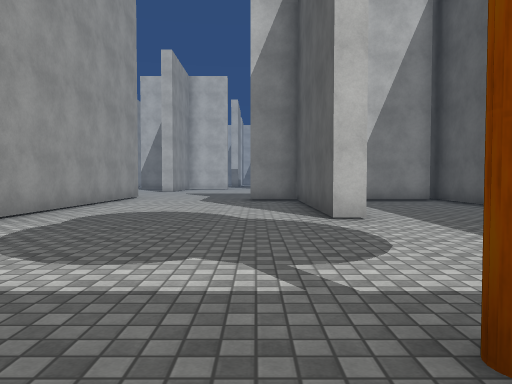
view 1 (above)

24 first-person views from a walk through a 3-D level made in the Unity game engine. The camera is 1.2 m above the floor, tilts 2° down and sees 70° across. The floor is counted in squares, 2 m on a side. Each view is taken from the middle of a square. On the plan, view 1 faces up. The plan holds only what a view shows up to about 10 squares ahead; the rest is blank. The place goes on beyond the plan. The player character is not drawn. Surface patterns are stand-ins for the level's own textures.

view 2
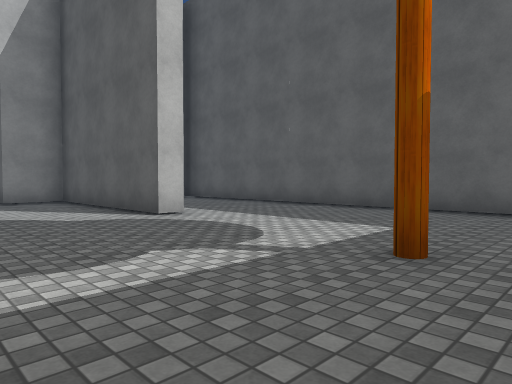

view 3
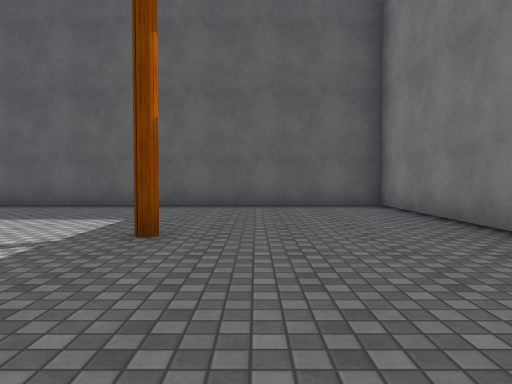

view 4
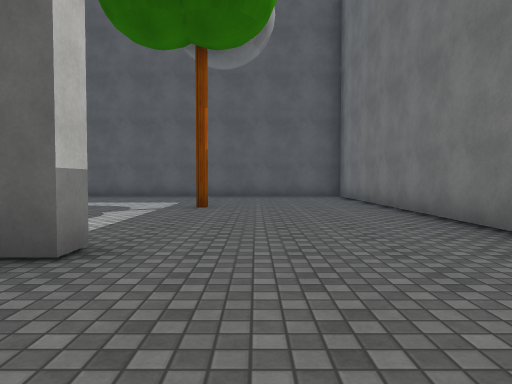

view 5
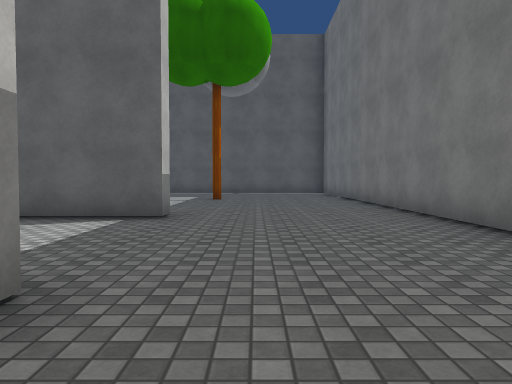

view 6
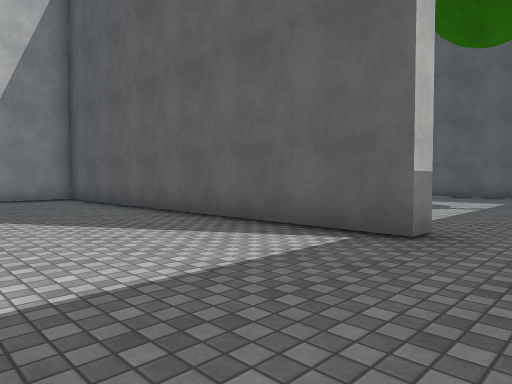

view 7
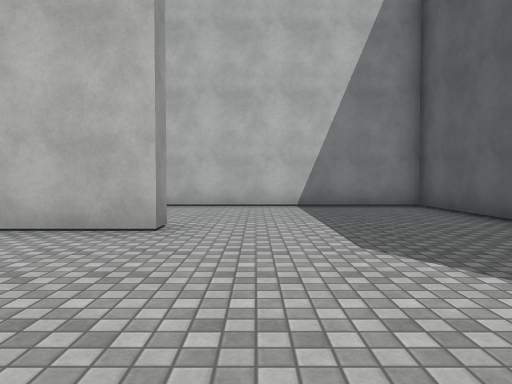

view 8
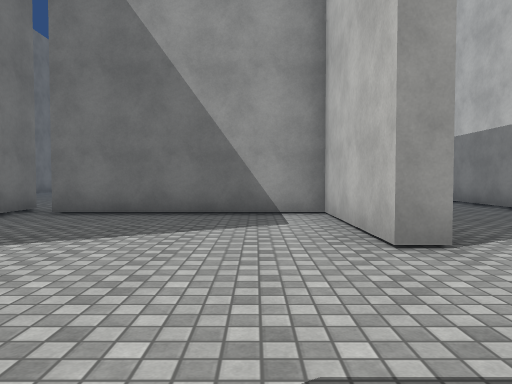

view 9
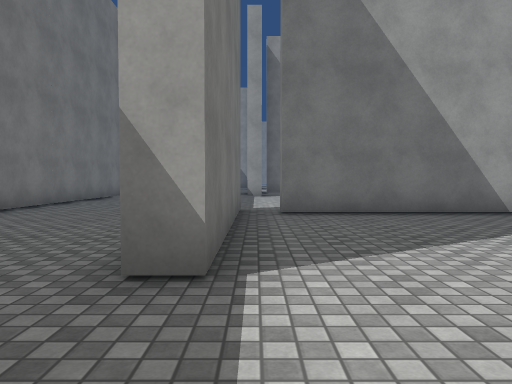

view 10
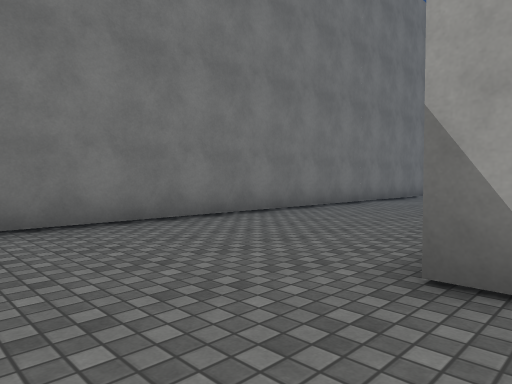

view 11
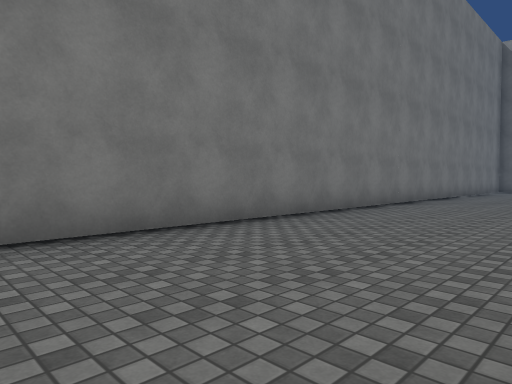

view 12
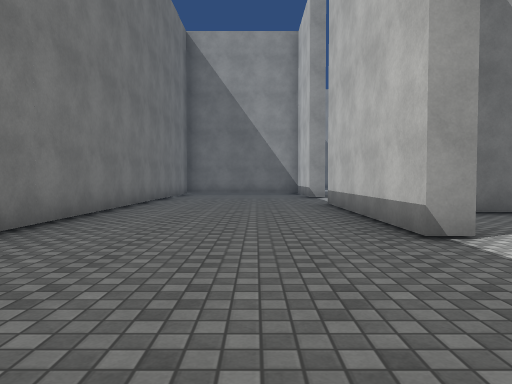

view 13
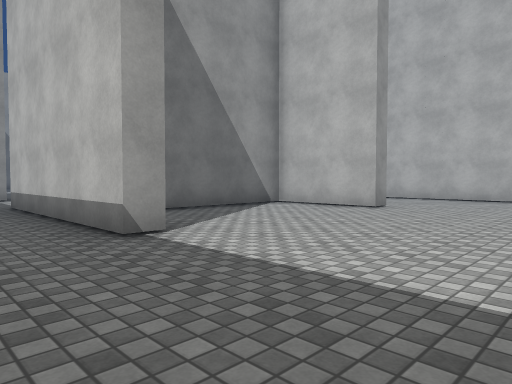

view 14
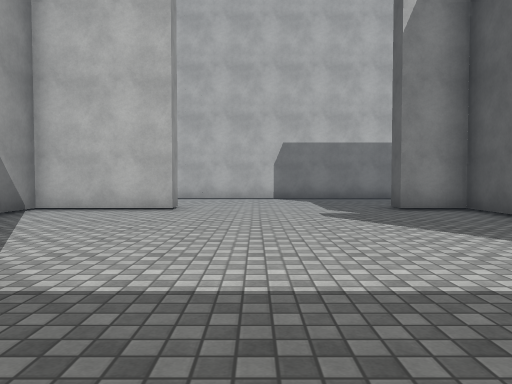

view 15
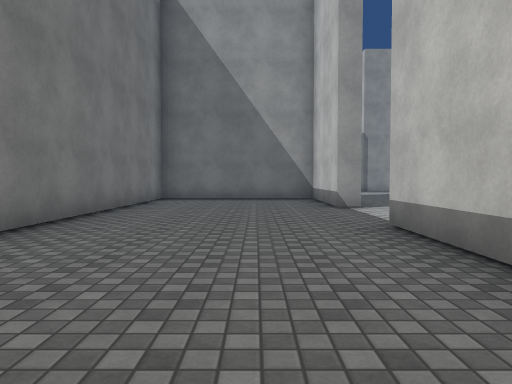

view 16
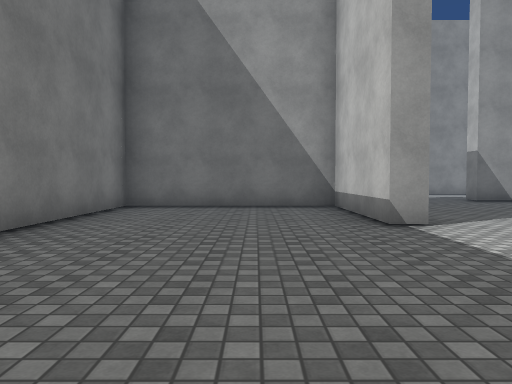

view 17
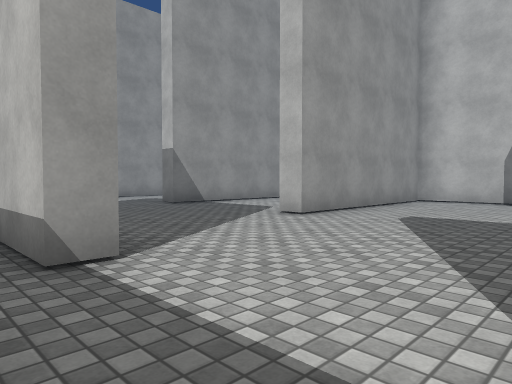

view 18
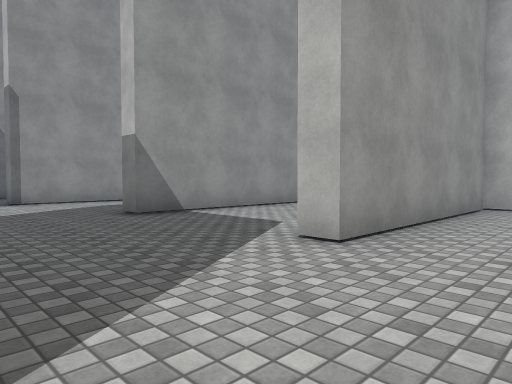

view 19
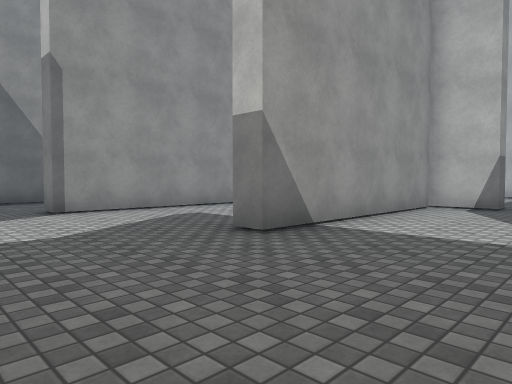

view 20
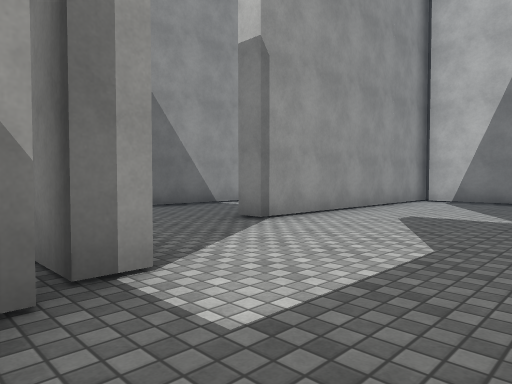

view 21
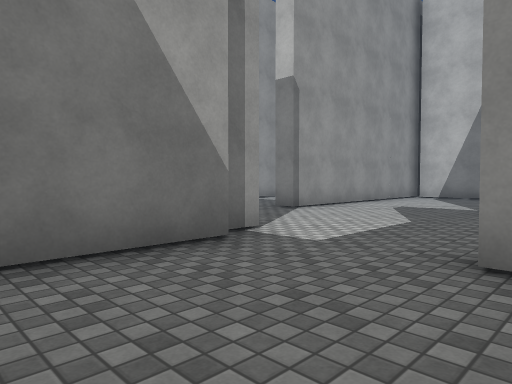

view 22
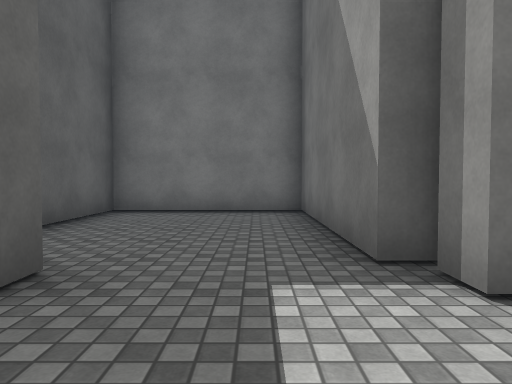

view 23
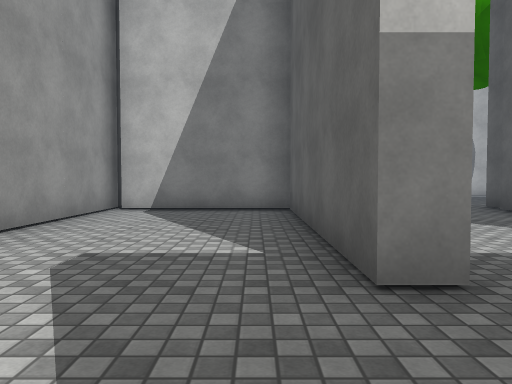

view 24
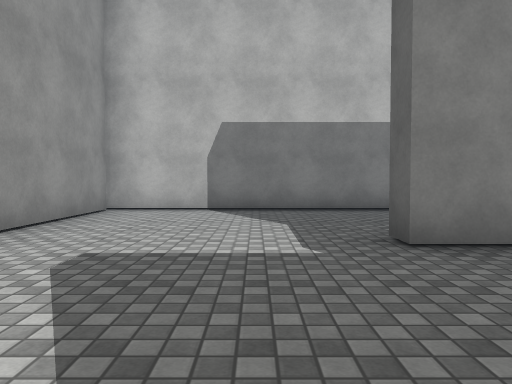

### Floor plan
Points are (right, up) in squares from view 1. A wall is a line through its corners. A room is listed if a view was taken in it or the views show most of it. See-through windows are left out.
Room 1 (views 1, 2, 3, 4, 5, 6, 7, 8, 9, 10, 11, 12, 13, 14, 15, 16, 17, 18, 19, 20, 21, 22, 23, 24)
walls: (-12.8, 5.9) (-12.8, 7.2) (-14.1, 7.2) (-14.1, 7.8); (-13.2, 1.7) (-8.2, 1.7) (-8.2, 1.1); (-18.6, 2.2) (-18.6, 1.7) (-23.8, 1.7); (-18.6, 7.8) (-18.6, 7.2) (-21.3, 7.2) (-21.3, 3.8); (-9.1, 7.8) (-9.1, 7.2) (-12.3, 7.2) (-12.3, 2.4); (-22.8, 7.2) (-23.6, 7.2) (-23.6, 7.8); (-3.8, 1.4) (-4.3, 1.4) (-4.3, 11.2) (-5.1, 11.2); (-26.6, 2.2) (-26.6, 1.7) (-29.8, 1.7) (-29.8, -2.8) (5.2, -2.8) (5.2, 10); (-3.8, 10.1) (-3.8, 5.4); (-26.9, 11.2) (-27.8, 11.2) (-27.8, 6) (-28.4, 6); (1.8, 5.4) (1.2, 5.4) (1.2, 10.2) (-0.1, 10.2) (-0.1, 10.6); (-31.7, 1.6) (-31.7, 2.1); (-30.9, 11.2) (-33, 11.2); (-31.8, 11) (-31.8, 6) (-32.3, 6) (-32.3, 11); (-34.1, 2.2) (-34.1, 1.7); (-34.4, 1.5) (-33.8, 1.5) (-33.8, -2.8) (-30.4, -2.8) (-30.4, -0.5); (-34.9, 11.2) (-35.8, 11.2); (-35.8, 11.5) (-35.8, 5)
ways out: opening at (-36, 3.5)
objects: tree (1, 1)

Where each view was taken, in squares from view 1:
view 1: 0 up, 0 right, facing up
view 2: 0 up, 2 left, facing up-right
view 3: 0 up, 3 left, facing right
view 4: 0 up, 7 left, facing right
view 5: 0 up, 10 left, facing right
view 6: 0 up, 8 left, facing up-right
view 7: 3 up, 8 left, facing up
view 8: 6 up, 6 left, facing left
view 9: 2 up, 6 left, facing left
view 10: 2 up, 6 left, facing down-left
view 11: 1 up, 11 left, facing down-left
view 12: 0 up, 15 left, facing left
view 13: 0 up, 15 left, facing up-left
view 14: 0 up, 17 left, facing up
view 15: 0 up, 19 left, facing left
view 16: 0 up, 22 left, facing left
view 17: 1 up, 24 left, facing up-left
view 18: 3 up, 26 left, facing up-left
view 19: 3 up, 29 left, facing up-left
view 20: 1 up, 32 left, facing up-left
view 21: 1 down, 31 left, facing up-left
view 22: 4 up, 33 left, facing down
view 23: 4 up, 33 left, facing up
view 24: 4 up, 25 left, facing up
